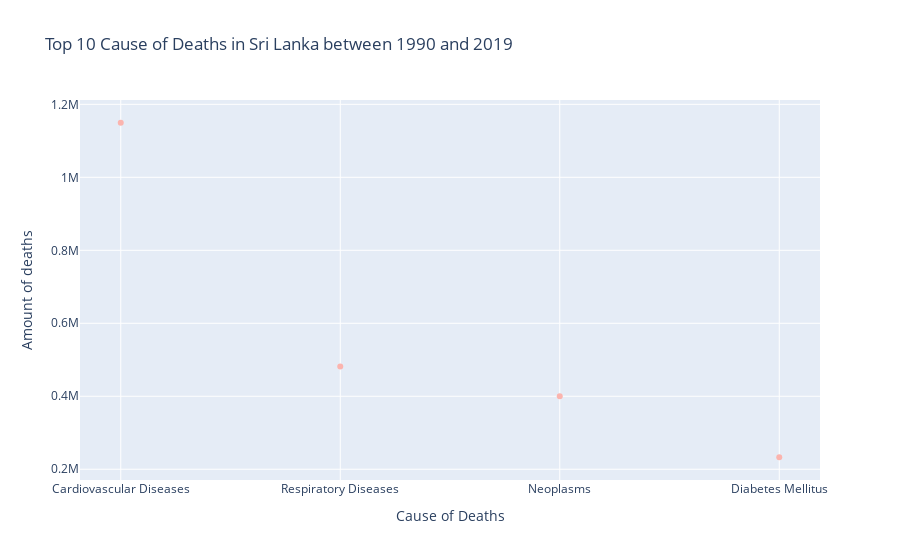

This figure's notebook cell:
### Code cell
#plotting sri Lanka neighbouring country of India
top_3_illnesses('Sri Lanka')

### Figure 1 — Plotly figure (JSON) as saved in the notebook; plotly's stock layout.template omitted (floating-point values rounded to 4 significant figures)
{"data": [{"hovertemplate": "variable=0<br>Cause of Deaths=%{x}<br>Amount of deaths=%{y}<extra></extra>", "legendgroup": "0", "marker": {"color": "rgb(251,180,174)", "symbol": "circle"}, "mode": "markers", "name": "0", "orientation": "v", "showlegend": true, "type": "scatter", "x": ["Cardiovascular Diseases", "Respiratory Diseases", "Neoplasms", "Diabetes Mellitus"], "xaxis": "x", "y": [1149527, 481836, 399926, 232901], "yaxis": "y"}], "layout": {"legend": {"title": {"text": "variable"}, "tracegroupgap": 0}, "showlegend": false, "title": {"text": "Top 10 Cause of Deaths in Sri Lanka between 1990 and 2019"}, "xaxis": {"anchor": "y", "domain": [0, 1], "title": {"text": "Cause of Deaths"}}, "yaxis": {"anchor": "x", "domain": [0, 1], "title": {"text": "Amount of deaths"}}}}
